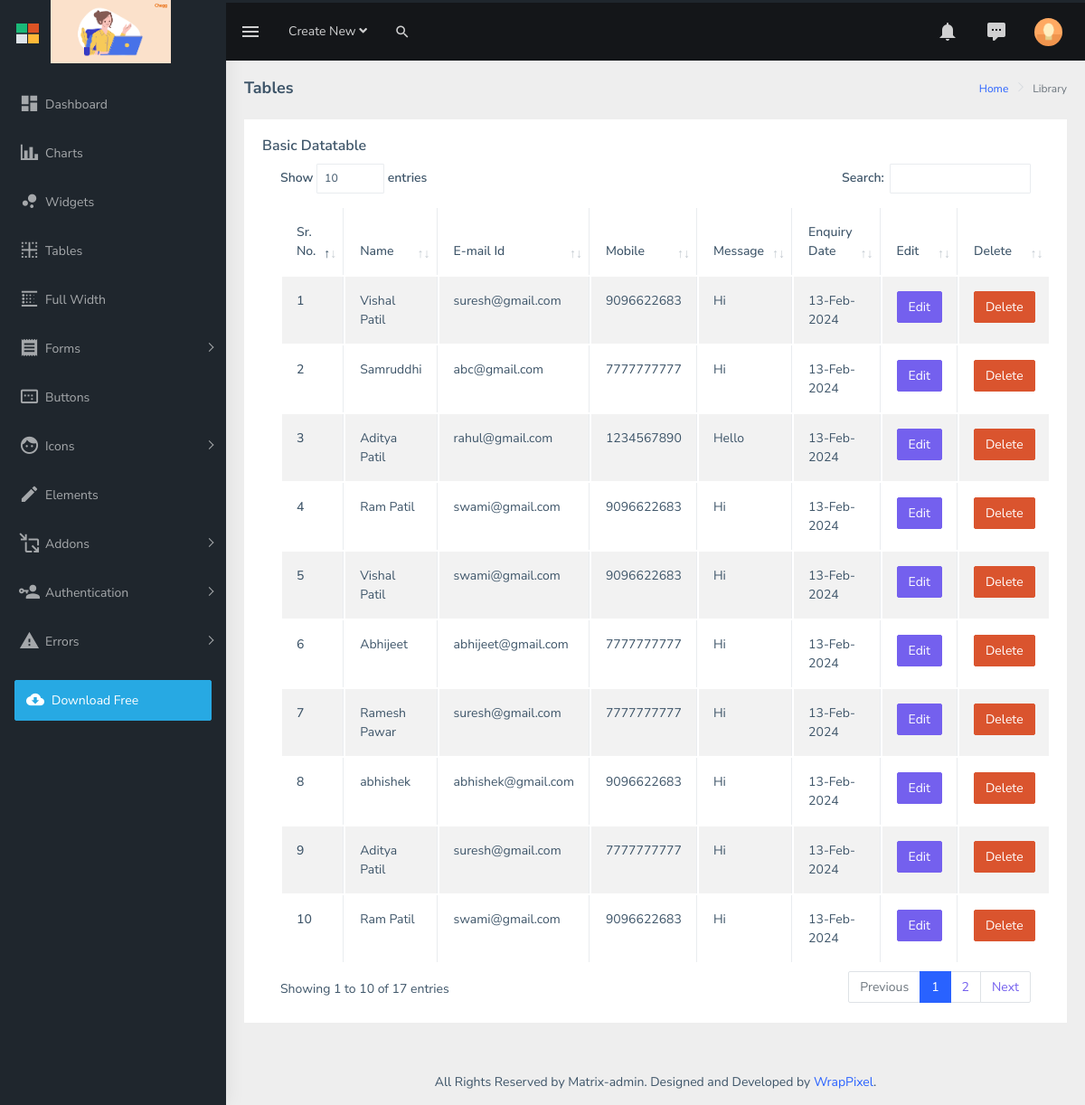
The app's page /enquiry-details/ (signed in) with its own data.
### application/models.py (models this page shows, shortened)
class enquiry_table(models.Model):
    name = models.CharField(max_length=255)
    email = models.EmailField(max_length=255)
    phone = models.CharField(max_length=10)
    message = models.TextField()
    date_field = models.DateField(default=date.today)

### application/views.py (the view)
# urls.py: path('enquiry-details/', views.enquiry_details, name='enquiry_details'),
@login_required(login_url='login')
def enquiry_details(request):
    data = enquiry_table.objects.all()
    records = { 'abc':data }
    return render(request, 'dashboard/tables.html', records)

### templates/dashboard/tables.html (shortened to what this page needs)
{% load static %}
<!DOCTYPE html>
<html dir="ltr" lang="en">
  <head>
    <link
      rel="stylesheet"
      type="text/css"
      href="{% static 'dashboard/assets/extra-libs/multicheck/multicheck.css' %}"
    />
    <link
      href="{% static 'dashboard/assets/libs/datatables.net-bs4/css/dataTables.bootstrap4.css' %}"
      rel="stylesheet"
    />
    <link href="{% static 'dashboard/dist/css/style.min.css' %}" rel="stylesheet" />
  </head>
  <body>
    <div
      id="main-wrapper"
      data-layout="vertical"
      data-navbarbg="skin5"
      data-sidebartype="full"
      data-sidebar-position="absolute"
      data-header-position="absolute"
      data-boxed-layout="full"
    >
      <header class="topbar" data-navbarbg="skin5">
        <nav class="navbar top-navbar navbar-expand-md navbar-dark">
          <div class="navbar-header" data-logobg="skin5">
            <a class="navbar-brand" href="index.html">
              <b class="logo-icon ps-2">
                <img
                  src="{% static 'dashboard/assets/images/logo-icon.png' %}"
                  alt="homepage"
                  class="light-logo"
                  width="25"
                />
              </b>
              <span class="logo-text ms-2">
                <img
                  src="{% static 'dashboard/assets/images/house-wife-logo.png' %}"
                  style="height:70px;width:100%;""
                  alt="homepage"
                  class="light-logo"
                />
              </span>
            </a>
          </div>
          <div
            class="navbar-collapse collapse"
            id="navbarSupportedContent"
            data-navbarbg="skin5"
          >
            <ul class="navbar-nav float-start me-auto">
              <li class="nav-item d-none d-lg-block">
                <a
                  class="nav-link sidebartoggler waves-effect waves-light"
                  href="javascript:void(0)"
                  data-sidebartype="mini-sidebar"
                  ><i class="mdi mdi-menu font-24"></i
                ></a>
              </li>
              <li class="nav-item dropdown">
                <a
                  class="nav-link dropdown-toggle"
                  href="#"
                  id="navbarDropdown"
                  role="button"
                  data-bs-toggle="dropdown"
                  aria-expanded="false"
                >
                  <span class="d-none d-md-block"
                    >Create New <i class="fa fa-angle-down"></i
                  ></span>
                </a>
              </li>
              <li class="nav-item search-box">
                <a
                  class="nav-link waves-effect waves-dark"
                  href="javascript:void(0)"
                  ><i class="mdi mdi-magnify fs-4"></i
                ></a>
              </li>
            </ul>
            <ul class="navbar-nav float-end">
              <li class="nav-item dropdown">
                <a
                  class="nav-link dropdown-toggle"
                  href="#"
                  id="navbarDropdown"
                  role="button"
                  data-bs-toggle="dropdown"
                  aria-expanded="false"
                >
                  <i class="mdi mdi-bell font-24"></i>
                </a>
              </li>
              <li class="nav-item dropdown">
                <a
                  class="nav-link dropdown-toggle waves-effect waves-dark"
                  href="#"
                  id="2"
                  role="button"
                  data-bs-toggle="dropdown"
                  aria-expanded="false"
                >
                  <i class="font-24 mdi mdi-comment-processing"></i>
                </a>
              </li>
              <li class="nav-item dropdown">
                <a
                  class="
                    nav-link
                    dropdown-toggle
                    text-muted
                    waves-effect waves-dark
                    pro-pic
                  "
                  href="#"
                  id="navbarDropdown"
                  role="button"
                  data-bs-toggle="dropdown"
                  aria-expanded="false"
                >
                  <img
                    src="../assets/images/users/1.jpg"
                    alt="user"
                    class="rounded-circle"
                    width="31"
                  />
                </a>
              </li>
            </ul>
          </div>
        </nav>
      </header>
      <aside class="left-sidebar" data-sidebarbg="skin5">
        <div class="scroll-sidebar">
          <nav class="sidebar-nav">
            <ul id="sidebarnav" class="pt-4">
              <li class="sidebar-item">
                <a
                  class="sidebar-link waves-effect waves-dark sidebar-link"
                  href="{% url 'dashboarddemo' %}"
                  aria-expanded="false"
                  ><i class="mdi mdi-view-dashboard"></i
                  ><span class="hide-menu">Dashboard</span></a
                >
              </li>
              <li class="sidebar-item">
                <a
                  class="sidebar-link waves-effect waves-dark sidebar-link"
                  href="charts.html"
                  aria-expanded="false"
                  ><i class="mdi mdi-chart-bar"></i
                  ><span class="hide-menu">Charts</span></a
                >
              </li>
              <li class="sidebar-item">
                <a
                  class="sidebar-link waves-effect waves-dark sidebar-link"
                  href="widgets.html"
                  aria-expanded="false"
                  ><i class="mdi mdi-chart-bubble"></i
                  ><span class="hide-menu">Widgets</span></a
                >
              </li>
              <li class="sidebar-item">
                <a
                  class="sidebar-link waves-effect waves-dark sidebar-link"
                  href="tables.html"
                  aria-expanded="false"
                  ><i class="mdi mdi-border-inside"></i
                  ><span class="hide-menu">Tables</span></a
                >
              </li>
              <li class="sidebar-item">
                <a
                  class="sidebar-link waves-effect waves-dark sidebar-link"
                  href="grid.html"
                  aria-expanded="false"
                  ><i class="mdi mdi-blur-linear"></i
                  ><span class="hide-menu">Full Width</span></a
                >
              </li>
              <li class="sidebar-item">
                <a
                  class="sidebar-link has-arrow waves-effect waves-dark"
                  href="javascript:void(0)"
                  aria-expanded="false"
                  ><i class="mdi mdi-receipt"></i
                  ><span class="hide-menu">Forms </span></a
                >
              </li>
              <li class="sidebar-item">
                <a
                  class="sidebar-link waves-effect waves-dark sidebar-link"
                  href="pages-buttons.html"
                  aria-expanded="false"
                  ><i class="mdi mdi-relative-scale"></i
                  ><span class="hide-menu">Buttons</span></a
                >
              </li>
              <li class="sidebar-item">
                <a
                  class="sidebar-link has-arrow waves-effect waves-dark"
                  href="javascript:void(0)"
                  aria-expanded="false"
                  ><i class="mdi mdi-face"></i
                  ><span class="hide-menu">Icons </span></a
                >
              </li>
              <li class="sidebar-item">
                <a
                  class="sidebar-link waves-effect waves-dark sidebar-link"
                  href="pages-elements.html"
                  aria-expanded="false"
                  ><i class="mdi mdi-pencil"></i
                  ><span class="hide-menu">Elements</span></a
                >
              </li>
              <li class="sidebar-item">
                <a
                  class="sidebar-link has-arrow waves-effect waves-dark"
                  href="javascript:void(0)"
                  aria-expanded="false"
                  ><i class="mdi mdi-move-resize-variant"></i
                  ><span class="hide-menu">Addons </span></a
                >
              </li>
              <li class="sidebar-item">
                <a
                  class="sidebar-link has-arrow waves-effect waves-dark"
                  href="javascript:void(0)"
                  aria-expanded="false"
                  ><i class="mdi mdi-account-key"></i
                  ><span class="hide-menu">Authentication </span></a
                >
              </li>
              <li class="sidebar-item">
                <a
                  class="sidebar-link has-arrow waves-effect waves-dark"
                  href="javascript:void(0)"
                  aria-expanded="false"
                  ><i class="mdi mdi-alert"></i
                  ><span class="hide-menu">Errors </span></a
                >
              </li>
              <li class="sidebar-item p-3">
                <a
                  href="https://github.com/wrappixel/matrix-admin-bt5"
                  target="_blank"
                  class="
                    w-100
                    btn btn-cyan
                    d-flex
                    align-items-center
                    text-white
                  "
                  ><i class="mdi mdi-cloud-download font-20 me-2"></i>Download
                  Free</a
                >
              </li>
            </ul>
          </nav>
        </div>
      </aside>
      <div class="page-wrapper">
        <div class="page-breadcrumb">
          <div class="row">
            <div class="col-12 d-flex no-block align-items-center">
              <h4 class="page-title">Tables</h4>
              <div class="ms-auto text-end">
                <nav aria-label="breadcrumb">
                  <ol class="breadcrumb">
                    <li class="breadcrumb-item"><a href="#">Home</a></li>
                    <li class="breadcrumb-item active" aria-current="page">
                      Library
                    </li>
                  </ol>
                </nav>
              </div>
            </div>
          </div>
        </div>
        <div class="container-fluid">
          <div class="row">
            <div class="col-12">
              <div class="card">
                <div class="card-body">
                  <h5 class="card-title">Basic Datatable</h5>
                  <div class="table-responsive">
                    <table
                      id="zero_config"
                      class="table table-striped table-bordered"
                    >
                      <thead>
                        <tr>
                          <th>Sr. No.</th>
                          <th>Name</th>
                          <th>E-mail Id</th>
                          <th>Mobile</th>
                          <th>Message</th>
                          <th>Enquiry Date</th>
                          <th>Edit</th>
                          <th>Delete</th>
                        </tr>
                      </thead>
                      <tbody>
                        {% for x in abc %}
                        <tr>
                        <th scope="row">{{ forloop.counter }}</th>
                        <td>{{ x.name }} </td>
                        <td>{{ x.email }}</td>
                        <td>{{ x.phone }}</td>
                        <td>{{ x.message }}</td>
                        <td>{{ x.date_field|date:"d-M-Y" }}</td>
                        <td> <a href="{% url 'edit_record' x.id %}"> <button type="button" class="btn btn-primary">Edit</button> </a>
                        </td>
                        <td>
                          <form action="{% url 'delete_record' x.id %}" method="POST" onsubmit="return confirm('Are you sure, you want to delete record..')" >
                          <input type="submit" value="Delete" class="btn btn-danger" >
                          </form>
                        </td>
                        </tr>
                      {% endfor %}
                      </tbody>
                    </table>
                  </div>
                </div>
              </div>
            </div>
          </div>
        </div>
        <footer class="footer text-center">
          All Rights Reserved by Matrix-admin. Designed and Developed by
          <a href="https://www.wrappixel.com">WrapPixel</a>.
        </footer>
      </div>
    </div>
  </body>
</html>

### records on screen
enquiry_table: name "Vishal Patil", email "suresh@gmail.com", phone "9096622683", message "Hi", date_field "13-Feb-2024"
enquiry_table: name "Samruddhi", email "abc@gmail.com", phone "7777777777", message "Hi", date_field "13-Feb-2024"
enquiry_table: name "Aditya Patil", email "rahul@gmail.com", phone "1234567890", message "Hello", date_field "13-Feb-2024"
enquiry_table: name "Ram Patil", email "swami@gmail.com", phone "9096622683", message "Hi", date_field "13-Feb-2024"
enquiry_table: name "Vishal Patil", email "swami@gmail.com", phone "9096622683", message "Hi", date_field "13-Feb-2024"
enquiry_table: name "Abhijeet", email "abhijeet@gmail.com", phone "7777777777", message "Hi", date_field "13-Feb-2024"
enquiry_table: name "Ramesh Pawar", email "suresh@gmail.com", phone "7777777777", message "Hi", date_field "13-Feb-2024"
enquiry_table: name "abhishek", email "abhishek@gmail.com", phone "9096622683", message "Hi", date_field "13-Feb-2024"
enquiry_table: name "Aditya Patil", email "suresh@gmail.com", phone "7777777777", message "Hi", date_field "13-Feb-2024"
enquiry_table: name "Ram Patil", email "swami@gmail.com", phone "9096622683", message "Hi", date_field "13-Feb-2024"
